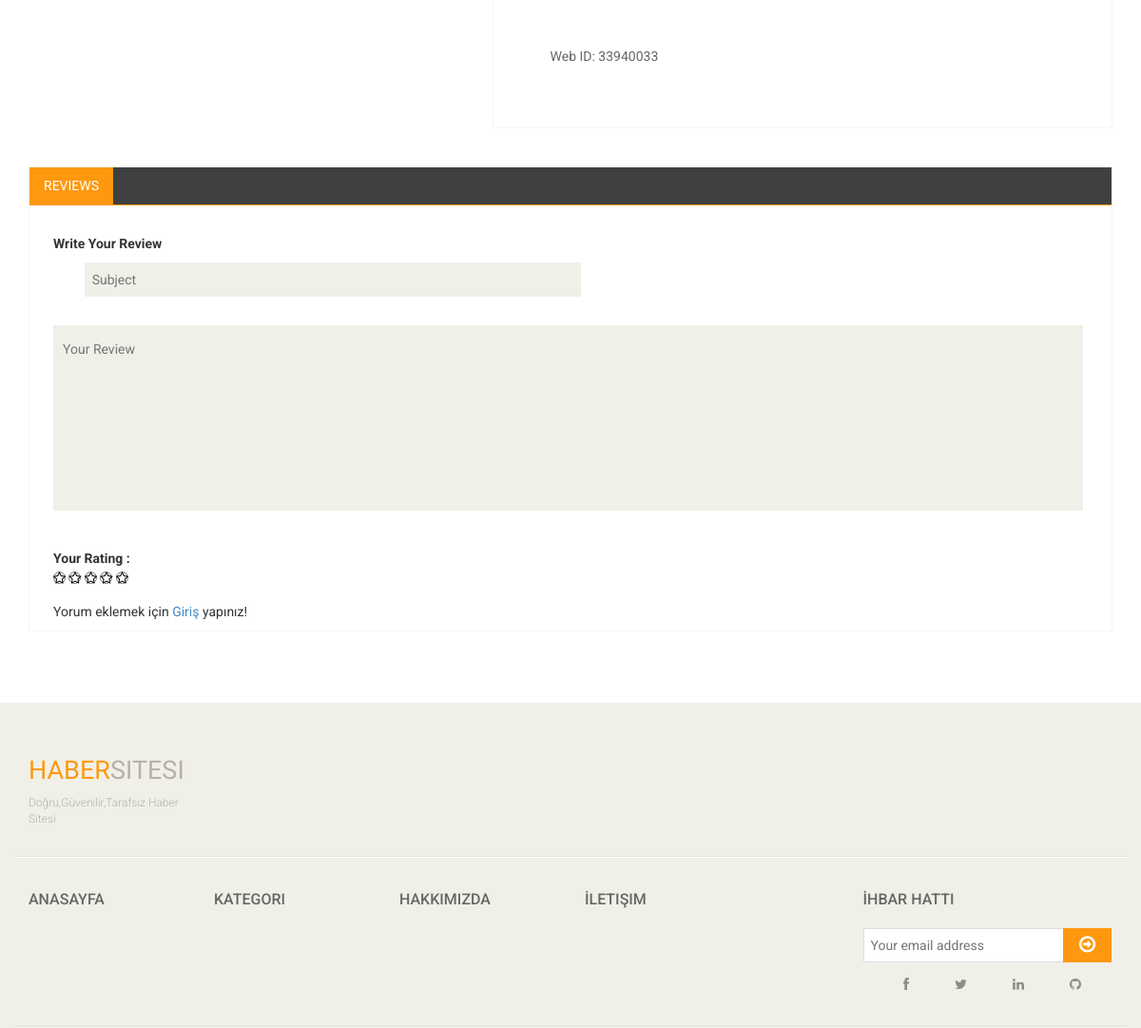
/news/11/super-lig-boyle-mi-/ (middle part), run on an earlier commit of the app's database.
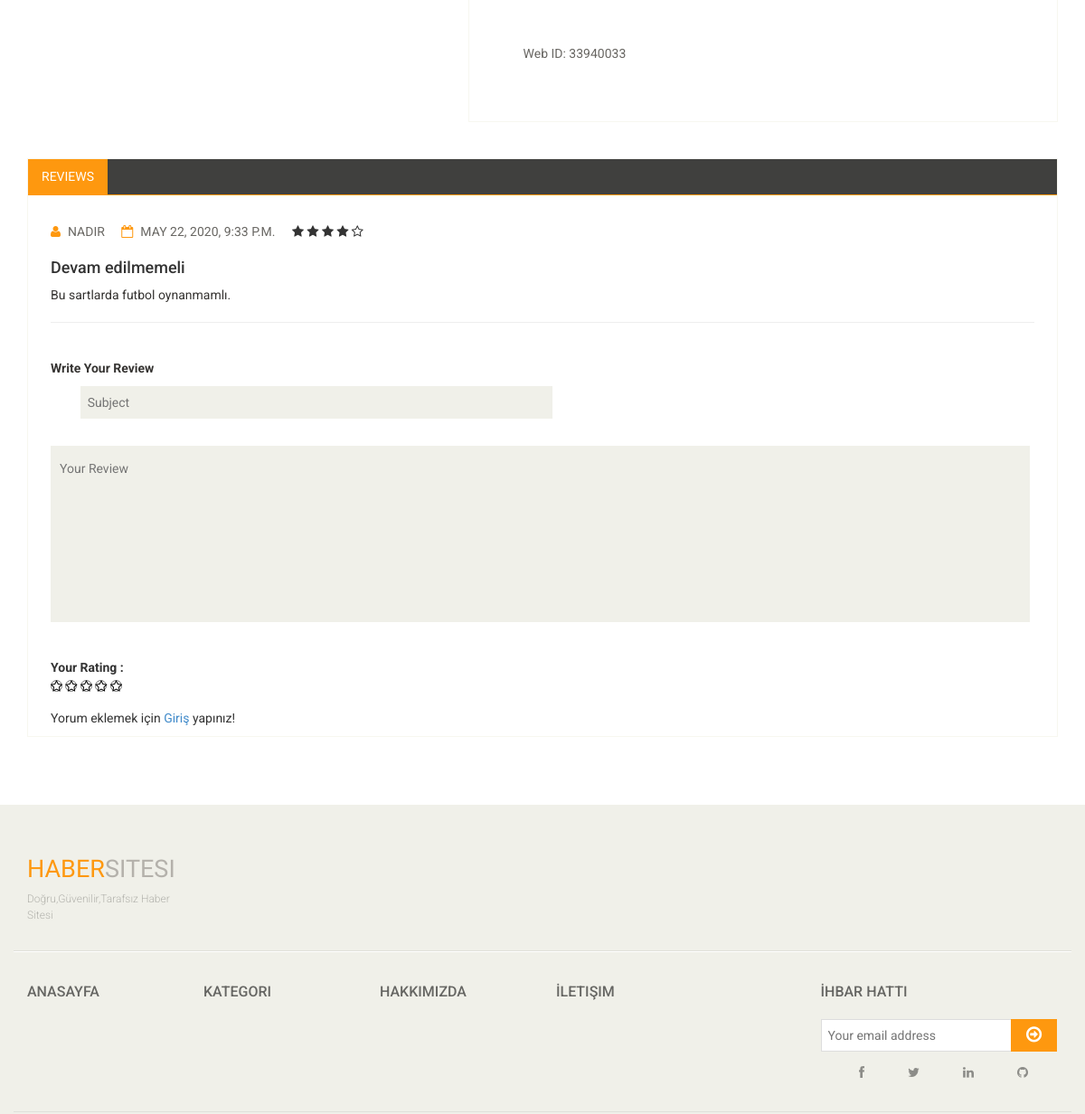
And on a later commit of the database.
### news/models.py (models this page shows, shortened)
class Comment(models.Model):
    STATUS=(
        ('New', 'Yeni'),
        ('True', 'Evet'),
        ('False', 'Hayır'),
    )
    news = models.ForeignKey(News,on_delete=models.CASCADE)
    user = models.ForeignKey(User,on_delete=models.CASCADE)
    subject = models.CharField(max_length=50,blank=True)
    comment = models.TextField(max_length=50,blank=True)
    rate = models.IntegerField(blank=True)
    status = models.CharField(max_length=10,choices=STATUS,default='New')
    ip = models.CharField(blank=True,max_length=20)
    create_at = models.DateTimeField(auto_now_add=True)
    update_at = models.DateTimeField(auto_now=True)

### home/views.py (the view)
# urls.py: path('news/<int:id>/<slug:slug>/',views.news_detail,name='news_detail'),
def news_detail(request,id,slug):
    category=Category.objects.all()
    new = News.objects.get(pk=id)
    images=Images.objects.filter(news_id=id)
    comments=Comment.objects.filter(news_id=id,status='True')
    context = {'new': new,
               'category': category,
               'images': images,
               'comments' : comments,
               }
    return render(request,'news_detail.html',context)

### home/templates/news_detail.html (shortened to what the changed rows need)
{% extends "homebase.html" %}
{% load static %}
{% block content %}
    <div class="section">
        <div class="container">
            <div class="row">
                <div class="category-tab shop-details-tab">
                    <div class="tab-pane fade active in" id="reviews" >
                        <div class="col-sm-12">
                            {% for rs in comments %}
                                <div>
                                    <ul>
                                        <li><a href=""><i class="fa fa-user"></i>{{rs.user.first_name}}</a></li>
                                        <li><a href=""><i class="fa fa-calendar-o"></i>{{ rs.create_at }}</a></li>
                                        <i class="fa fa-star{% if rs.rate < 1 %}-o empty{% endif %}"></i>
                                        <i class="fa fa-star{% if rs.rate < 2 %}-o empty{% endif %}"></i>
                                        <i class="fa fa-star{% if rs.rate < 3 %}-o empty{% endif %}"></i>
                                        <i class="fa fa-star{% if rs.rate < 4 %}-o empty{% endif %}"></i>
                                        <i class="fa fa-star{% if rs.rate < 5 %}-o empty{% endif %}"></i>
                                    </ul>
                                    <div>
                                        <h4>{{ rs.subject }}</h4>
                                        <p>{{ rs.comment }}</p>
                                    </div>
                                    <hr>
                                </div>
                                <br>
                            {% endfor %}
                        </div>
                    </div>
                </div>
            </div>
        </div>
    </div>
{% endblock %}

What changed in the data, as far as the page shows it:
added Comment: user.first_name "NADIR", create_at "MAY 22, 2020, 9:33 P.M.", rate 4 (drawn), subject "Devam edilmemeli", comment "Bu sartlarda futbol oynanmamlı."
